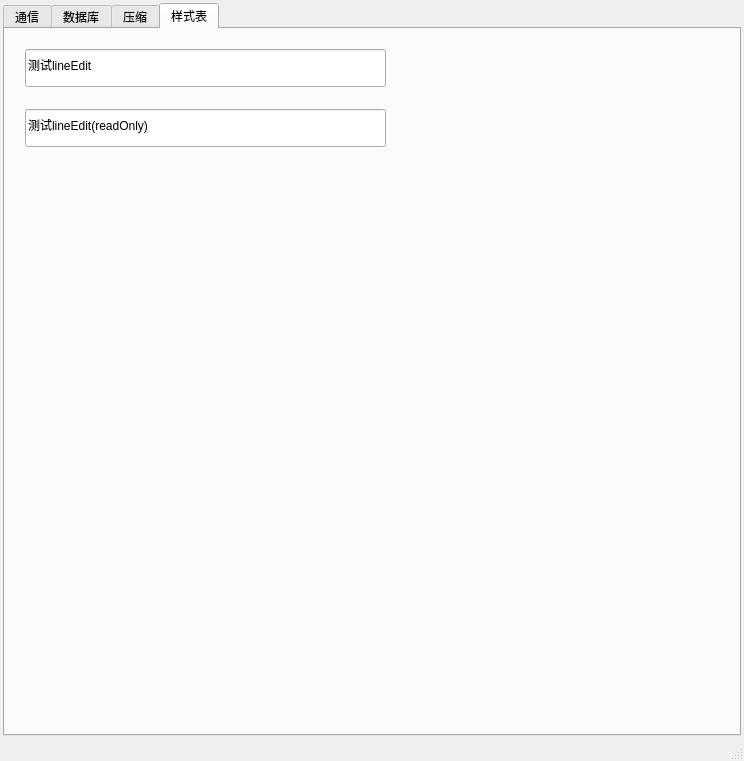
<?xml version="1.0" encoding="UTF-8"?>
<ui version="4.0">
 <class>MainWindow</class>
 <widget class="QMainWindow" name="MainWindow">
  <property name="geometry">
   <rect>
    <x>0</x>
    <y>0</y>
    <width>744</width>
    <height>761</height>
   </rect>
  </property>
  <property name="windowTitle">
   <string>ProjectGlory_V1.0.0.1</string>
  </property>
  <widget class="QWidget" name="centralwidget">
   <layout class="QGridLayout" name="gridLayout">
    <property name="leftMargin">
     <number>3</number>
    </property>
    <property name="topMargin">
     <number>3</number>
    </property>
    <property name="rightMargin">
     <number>3</number>
    </property>
    <property name="bottomMargin">
     <number>3</number>
    </property>
    <item row="0" column="0">
     <widget class="QTabWidget" name="tabWidget">
      <property name="currentIndex">
       <number>3</number>
      </property>
      <property name="tabBarAutoHide">
       <bool>false</bool>
      </property>
      <widget class="QWidget" name="tab">
       <attribute name="title">
        <string>通信</string>
       </attribute>
       <widget class="QWidget" name="layoutWidget">
        <property name="geometry">
         <rect>
          <x>20</x>
          <y>40</y>
          <width>691</width>
          <height>59</height>
         </rect>
        </property>
        <layout class="QHBoxLayout" name="horizontalLayout">
         <item>
          <widget class="QPushButton" name="btn_conect">
           <property name="text">
            <string>Connect TCP</string>
           </property>
          </widget>
         </item>
         <item>
          <widget class="QPushButton" name="btn_send_tcp">
           <property name="text">
            <string>Send Tcp</string>
           </property>
          </widget>
         </item>
         <item>
          <widget class="QPushButton" name="btn_end_tcp">
           <property name="text">
            <string>End Tcp</string>
           </property>
          </widget>
         </item>
        </layout>
       </widget>
       <widget class="QPushButton" name="btn_begin_threadpool">
        <property name="geometry">
         <rect>
          <x>80</x>
          <y>410</y>
          <width>187</width>
          <height>57</height>
         </rect>
        </property>
        <property name="text">
         <string>启动线程池</string>
        </property>
       </widget>
       <widget class="QPushButton" name="btn_init_mpi_noblock">
        <property name="geometry">
         <rect>
          <x>80</x>
          <y>280</y>
          <width>187</width>
          <height>57</height>
         </rect>
        </property>
        <property name="text">
         <string>init Mpi no block</string>
        </property>
       </widget>
       <widget class="QPushButton" name="btn_send_mpi_noblock">
        <property name="geometry">
         <rect>
          <x>330</x>
          <y>280</y>
          <width>187</width>
          <height>57</height>
         </rect>
        </property>
        <property name="text">
         <string>send nnoblock msg</string>
        </property>
       </widget>
       <widget class="QPushButton" name="btn_init_mpi_block">
        <property name="geometry">
         <rect>
          <x>80</x>
          <y>200</y>
          <width>187</width>
          <height>57</height>
         </rect>
        </property>
        <property name="text">
         <string>init Mpi</string>
        </property>
       </widget>
       <widget class="QLabel" name="lbl_mpi">
        <property name="geometry">
         <rect>
          <x>21</x>
          <y>141</y>
          <width>500</width>
          <height>30</height>
         </rect>
        </property>
        <property name="minimumSize">
         <size>
          <width>500</width>
          <height>0</height>
         </size>
        </property>
        <property name="text">
         <string>进程号：</string>
        </property>
       </widget>
       <widget class="QPushButton" name="btn_send_mpi">
        <property name="geometry">
         <rect>
          <x>330</x>
          <y>200</y>
          <width>187</width>
          <height>57</height>
         </rect>
        </property>
        <property name="text">
         <string>send msg</string>
        </property>
       </widget>
       <widget class="QPushButton" name="btn_end_mpi">
        <property name="geometry">
         <rect>
          <x>550</x>
          <y>210</y>
          <width>187</width>
          <height>57</height>
         </rect>
        </property>
        <property name="text">
         <string>End Mpi</string>
        </property>
       </widget>
       <widget class="QPushButton" name="btn_end_threadpool">
        <property name="geometry">
         <rect>
          <x>350</x>
          <y>410</y>
          <width>187</width>
          <height>57</height>
         </rect>
        </property>
        <property name="text">
         <string>关闭线程池</string>
        </property>
       </widget>
       <widget class="QPushButton" name="btn_send_signal">
        <property name="geometry">
         <rect>
          <x>50</x>
          <y>590</y>
          <width>187</width>
          <height>57</height>
         </rect>
        </property>
        <property name="text">
         <string>发送信号</string>
        </property>
       </widget>
      </widget>
      <widget class="QWidget" name="tab_2">
       <attribute name="title">
        <string>数据库</string>
       </attribute>
       <layout class="QGridLayout" name="gridLayout_2" rowstretch="1,1,15">
        <property name="leftMargin">
         <number>6</number>
        </property>
        <property name="topMargin">
         <number>6</number>
        </property>
        <property name="rightMargin">
         <number>6</number>
        </property>
        <property name="bottomMargin">
         <number>6</number>
        </property>
        <item row="0" column="0">
         <layout class="QHBoxLayout" name="horizontalLayout_2">
          <property name="spacing">
           <number>15</number>
          </property>
          <item>
           <widget class="QLineEdit" name="lineEdit_str">
            <property name="sizePolicy">
             <sizepolicy hsizetype="Expanding" vsizetype="Expanding">
              <horstretch>0</horstretch>
              <verstretch>0</verstretch>
             </sizepolicy>
            </property>
            <property name="maximumSize">
             <size>
              <width>16777215</width>
              <height>35</height>
             </size>
            </property>
            <property name="text">
             <string>D:\TSP_Database.db</string>
            </property>
           </widget>
          </item>
          <item>
           <widget class="QPushButton" name="btn_opensqlite">
            <property name="maximumSize">
             <size>
              <width>16777215</width>
              <height>35</height>
             </size>
            </property>
            <property name="text">
             <string>连接数据</string>
            </property>
           </widget>
          </item>
          <item>
           <widget class="QPushButton" name="btn_encrypt">
            <property name="sizePolicy">
             <sizepolicy hsizetype="Minimum" vsizetype="Minimum">
              <horstretch>0</horstretch>
              <verstretch>0</verstretch>
             </sizepolicy>
            </property>
            <property name="minimumSize">
             <size>
              <width>0</width>
              <height>35</height>
             </size>
            </property>
            <property name="text">
             <string>加密</string>
            </property>
           </widget>
          </item>
          <item>
           <widget class="QPushButton" name="btn_decrypt">
            <property name="sizePolicy">
             <sizepolicy hsizetype="Minimum" vsizetype="Minimum">
              <horstretch>0</horstretch>
              <verstretch>0</verstretch>
             </sizepolicy>
            </property>
            <property name="minimumSize">
             <size>
              <width>0</width>
              <height>35</height>
             </size>
            </property>
            <property name="text">
             <string>解密</string>
            </property>
           </widget>
          </item>
         </layout>
        </item>
        <item row="1" column="0">
         <layout class="QHBoxLayout" name="horizontalLayout_3">
          <item>
           <widget class="QLineEdit" name="lineEdit_query">
            <property name="sizePolicy">
             <sizepolicy hsizetype="Expanding" vsizetype="Expanding">
              <horstretch>0</horstretch>
              <verstretch>0</verstretch>
             </sizepolicy>
            </property>
            <property name="maximumSize">
             <size>
              <width>16777215</width>
              <height>35</height>
             </size>
            </property>
            <property name="text">
             <string>select * from secnum</string>
            </property>
           </widget>
          </item>
          <item>
           <widget class="QPushButton" name="btn_query">
            <property name="maximumSize">
             <size>
              <width>16777215</width>
              <height>35</height>
             </size>
            </property>
            <property name="text">
             <string>查询</string>
            </property>
           </widget>
          </item>
          <item>
           <widget class="QPushButton" name="btn_sql_model">
            <property name="maximumSize">
             <size>
              <width>16777215</width>
              <height>35</height>
             </size>
            </property>
            <property name="text">
             <string>列表显示</string>
            </property>
           </widget>
          </item>
         </layout>
        </item>
        <item row="2" column="0">
         <widget class="QTableView" name="tableView"/>
        </item>
       </layout>
      </widget>
      <widget class="QWidget" name="tab_3">
       <attribute name="title">
        <string>压缩</string>
       </attribute>
       <widget class="QGroupBox" name="groupBox">
        <property name="geometry">
         <rect>
          <x>30</x>
          <y>30</y>
          <width>651</width>
          <height>151</height>
         </rect>
        </property>
        <property name="title">
         <string>压缩目录</string>
        </property>
        <layout class="QGridLayout" name="gridLayout_3">
         <property name="leftMargin">
          <number>3</number>
         </property>
         <property name="topMargin">
          <number>3</number>
         </property>
         <property name="bottomMargin">
          <number>3</number>
         </property>
         <item row="0" column="0">
          <layout class="QHBoxLayout" name="horizontalLayout_4">
           <item>
            <widget class="QLabel" name="label">
             <property name="text">
              <string>压缩路径：</string>
             </property>
            </widget>
           </item>
           <item>
            <widget class="QLineEdit" name="lineEdit_compress">
             <property name="minimumSize">
              <size>
               <width>0</width>
               <height>35</height>
              </size>
             </property>
            </widget>
           </item>
           <item>
            <widget class="QPushButton" name="btn_compress">
             <property name="text">
              <string>压缩</string>
             </property>
            </widget>
           </item>
          </layout>
         </item>
         <item row="1" column="0">
          <layout class="QHBoxLayout" name="horizontalLayout_5">
           <item>
            <widget class="QLabel" name="label_2">
             <property name="text">
              <string>解压路径：</string>
             </property>
            </widget>
           </item>
           <item>
            <widget class="QLineEdit" name="lineEdit__uncompress">
             <property name="minimumSize">
              <size>
               <width>0</width>
               <height>35</height>
              </size>
             </property>
            </widget>
           </item>
           <item>
            <widget class="QPushButton" name="btn_uncompress">
             <property name="text">
              <string>解压</string>
             </property>
            </widget>
           </item>
          </layout>
         </item>
        </layout>
       </widget>
       <widget class="QGroupBox" name="groupBox_2">
        <property name="geometry">
         <rect>
          <x>30</x>
          <y>210</y>
          <width>651</width>
          <height>151</height>
         </rect>
        </property>
        <property name="title">
         <string>压缩数据流</string>
        </property>
        <layout class="QGridLayout" name="gridLayout_4">
         <property name="leftMargin">
          <number>3</number>
         </property>
         <property name="topMargin">
          <number>3</number>
         </property>
         <property name="rightMargin">
          <number>3</number>
         </property>
         <property name="bottomMargin">
          <number>3</number>
         </property>
         <item row="1" column="0">
          <layout class="QVBoxLayout" name="verticalLayout" stretch="0,0">
           <item>
            <widget class="QLineEdit" name="lineEdit_compress_data">
             <property name="sizePolicy">
              <sizepolicy hsizetype="Expanding" vsizetype="Expanding">
               <horstretch>0</horstretch>
               <verstretch>0</verstretch>
              </sizepolicy>
             </property>
             <property name="placeholderText">
              <string>文件的全路径（包含名称）</string>
             </property>
            </widget>
           </item>
           <item>
            <layout class="QHBoxLayout" name="horizontalLayout_6">
             <item>
              <widget class="QPushButton" name="btn_compress_data">
               <property name="text">
                <string>压缩数据流</string>
               </property>
              </widget>
             </item>
             <item>
              <spacer name="horizontalSpacer">
               <property name="orientation">
                <enum>Qt::Horizontal</enum>
               </property>
               <property name="sizeHint" stdset="0">
                <size>
                 <width>40</width>
                 <height>20</height>
                </size>
               </property>
              </spacer>
             </item>
             <item>
              <widget class="QPushButton" name="btn_uncompress_data">
               <property name="text">
                <string>解压数据流</string>
               </property>
              </widget>
             </item>
            </layout>
           </item>
          </layout>
         </item>
        </layout>
       </widget>
       <widget class="QGroupBox" name="groupBox_3">
        <property name="geometry">
         <rect>
          <x>30</x>
          <y>390</y>
          <width>641</width>
          <height>141</height>
         </rect>
        </property>
        <property name="title">
         <string>逐个文件压缩</string>
        </property>
        <layout class="QGridLayout" name="gridLayout_5">
         <property name="leftMargin">
          <number>3</number>
         </property>
         <property name="topMargin">
          <number>3</number>
         </property>
         <property name="rightMargin">
          <number>3</number>
         </property>
         <property name="bottomMargin">
          <number>3</number>
         </property>
         <item row="0" column="0">
          <widget class="QLineEdit" name="lineEdit_file_list">
           <property name="sizePolicy">
            <sizepolicy hsizetype="Expanding" vsizetype="Expanding">
             <horstretch>0</horstretch>
             <verstretch>0</verstretch>
            </sizepolicy>
           </property>
           <property name="placeholderText">
            <string>文件目录（含有若干文件）</string>
           </property>
          </widget>
         </item>
         <item row="1" column="0">
          <layout class="QHBoxLayout" name="horizontalLayout_7">
           <item>
            <widget class="QPushButton" name="btn_compress_file_list">
             <property name="text">
              <string>压缩</string>
             </property>
            </widget>
           </item>
           <item>
            <spacer name="horizontalSpacer_2">
             <property name="orientation">
              <enum>Qt::Horizontal</enum>
             </property>
             <property name="sizeHint" stdset="0">
              <size>
               <width>40</width>
               <height>20</height>
              </size>
             </property>
            </spacer>
           </item>
           <item>
            <widget class="QPushButton" name="btn_uncompress_file_list">
             <property name="text">
              <string>解压缩</string>
             </property>
            </widget>
           </item>
          </layout>
         </item>
        </layout>
       </widget>
       <widget class="QToolButton" name="toolButton">
        <property name="geometry">
         <rect>
          <x>250</x>
          <y>550</y>
          <width>111</width>
          <height>101</height>
         </rect>
        </property>
        <property name="text">
         <string>...</string>
        </property>
        <property name="popupMode">
         <enum>QToolButton::DelayedPopup</enum>
        </property>
       </widget>
      </widget>
      <widget class="QWidget" name="">
       <attribute name="title">
        <string>样式表</string>
       </attribute>
       <widget class="QLineEdit" name="lineEdit">
        <property name="geometry">
         <rect>
          <x>20</x>
          <y>20</y>
          <width>361</width>
          <height>38</height>
         </rect>
        </property>
        <property name="text">
         <string>测试lineEdit</string>
        </property>
       </widget>
       <widget class="QLineEdit" name="lineEdit_2">
        <property name="geometry">
         <rect>
          <x>20</x>
          <y>80</y>
          <width>361</width>
          <height>38</height>
         </rect>
        </property>
        <property name="text">
         <string>测试lineEdit(readOnly)</string>
        </property>
        <property name="readOnly">
         <bool>true</bool>
        </property>
       </widget>
      </widget>
     </widget>
    </item>
   </layout>
  </widget>
  <widget class="QStatusBar" name="statusbar"/>
 </widget>
 <resources/>
 <connections/>
</ui>
